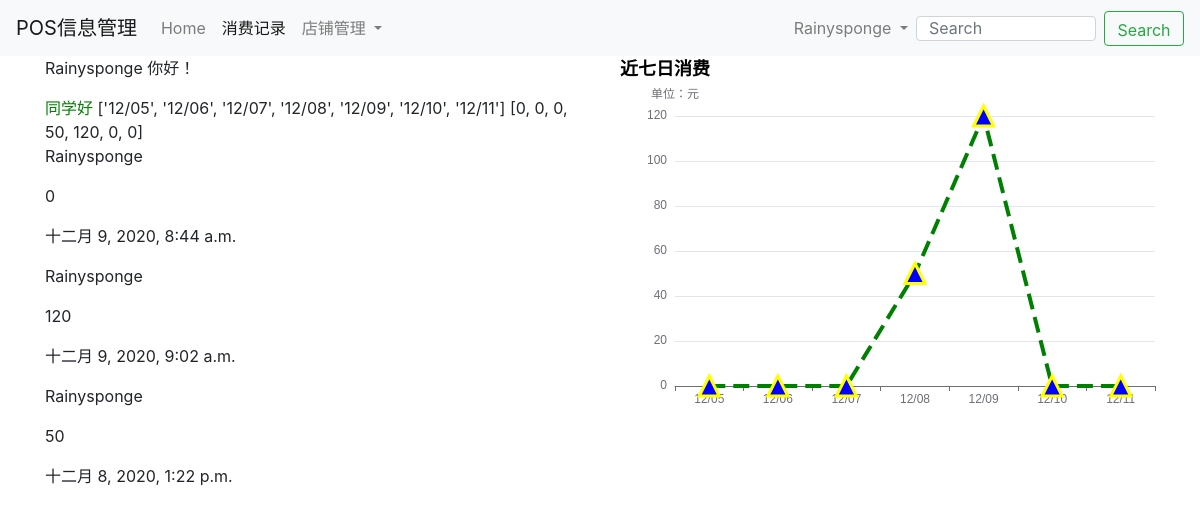
/consumption/student_consumption (signed in), run on an earlier commit of the app's database.
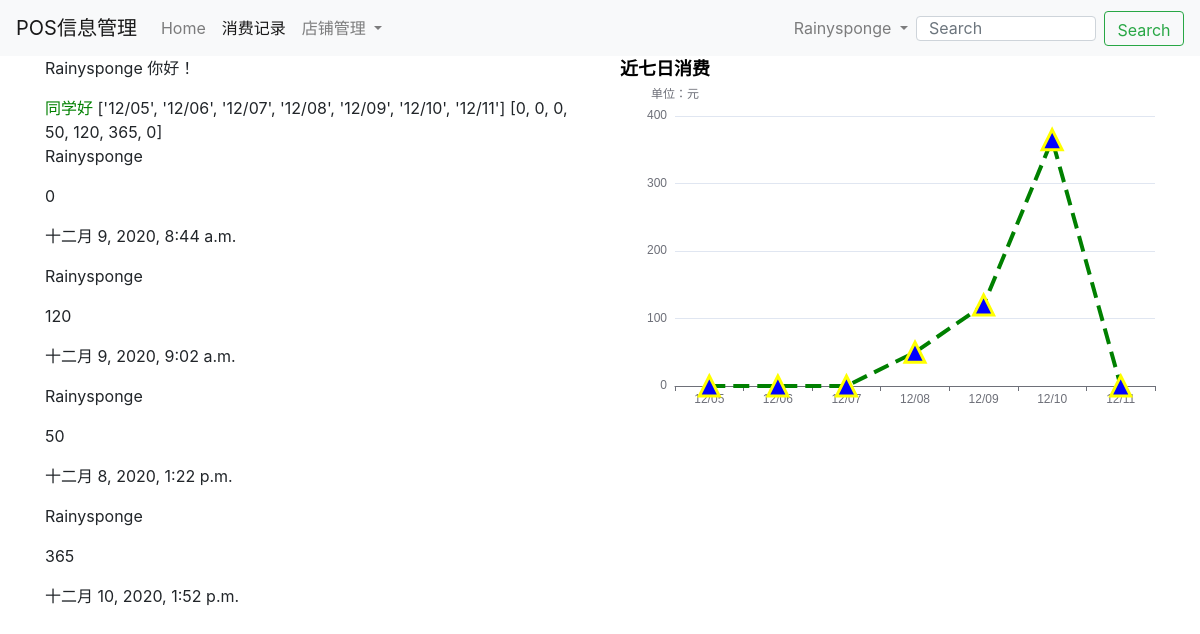
And on a later commit of the database.
### store/models.py (models this page shows)
class Pay(models.Model):
    pay_No = models.CharField(max_length=24, null=True)
    shop = models.ForeignKey(Shop, on_delete=models.DO_NOTHING, null=True)
    POS = models.ForeignKey(PosInfo, on_delete=models.DO_NOTHING, null=True)
    buyer_id = models.ForeignKey(User, on_delete=models.DO_NOTHING)
    pay_time = models.DateTimeField(default=timezone.now)
    pay_money = models.IntegerField(default=0)

### consumption/views.py (the view)
# urls.py: path('student_consumption', views.student_consumption, name='student_consumption'),
def student_consumption(request):
    user = request.user
    dates, seven_days_consumption = get_seven_days_consumption_data(user)
    pay_list = Pay.objects.filter(buyer_id=user)
    context = {}
    context['pay_list'] = pay_list
    context['dates'] = dates
    context['seven_days_consumption'] = seven_days_consumption
    return render(request, 'consumption/student_consumption.html', context)

### consumption/utils.py (called while the page is built)
def get_seven_days_consumption_data(user):
    today = timezone.now().date()
    dates = []
    pay_money = []
    for i in range(6, -1, -1):
        date = today - datetime.timedelta(days=i)
        dates.append(date.strftime('%m/%d'))
        pay_details = Pay.objects.filter(buyer_id=user, pay_time__year=date.year,
                                         pay_time__month=date.month, pay_time__day=date.day)
        result = pay_details.aggregate(pay_details_sum=Sum('pay_money'))
        pay_money.append(result['pay_details_sum'] or 0)
    return dates, pay_money

### user/models.py (called while the page is built)
def get_Profile(self):
    if Profile.objects.filter(user=self).exists():
        profile = Profile.objects.get(user=self)
        return profile
    else:
        return ''

### consumption/templates/consumption/student_consumption.html (shortened to what this page needs)
{% extends 'base.html' %}
{% load staticfiles %}
{% block consumption_ts_active %}active{% endblock %}
{% block content %}
    <div class="container">
        <div class="row">
            <div class="col-md-6">
                <p> <span>{{ user.username }} 你好！</span></p>
                {% if user.Profile.is_student %}
                    <span style="color: green; ">同学好</span>
                {% endif %}
                <span>{{ dates }}</span>
                <span>{{ seven_days_consumption }}</span>
                {% for pay in pay_list %}
                    <p><span>{{ pay.buyer_id.username }} </span></p>
                    <p><span>{{ pay.pay_money }}</span></p>
                    <p><span>{{ pay.pay_time }}</span></p>
                {% endfor %}
            </div>
            <div class="col-md 6">
                <div id="seven_days_consumption" style="width: 600px;height:400px;"></div>
            </div>
        </div>
    </div>
    <script type="text/javascript" >
        // 基于准备好的dom，初始化echarts实例
        var myChart = echarts.init(document.getElementById('seven_days_consumption'));
        // 指定图表的配置项和数据
        var option = {
            title: {
                text: '近七日消费',
                textStyle:{
                    color: 'black'
                }
            },
            tooltip: {},
            legend: {
                data:['消费'],
                textStyle:{
                    color: 'black'
                }
            },
            xAxis: {
                type: 'category',
                data: {{ dates|safe }}
            },
            yAxis: {
                type: 'value',
                name: '单位：元',
            },
            series: [{
                data: {{ seven_days_consumption|safe }},
                type: 'line',
                symbol: 'triangle',
                symbolSize: 20,
                lineStyle: {
                    color: 'green',
                    width: 4,
                    type: 'dashed'
                },
                itemStyle: {
                    borderWidth: 3,
                    borderColor: 'yellow',
                    color: 'blue'
                }
            }]
        };
        // 使用刚指定的配置项和数据显示图表。
        myChart.setOption(option);
    </script>
{% endblock %}

What changed in the data, as far as the page shows it:
added Pay: buyer_id.username "Rainysponge", pay_money "365", pay_time "十二月 10, 2020, 1:52 p.m."
Also different on the page:
{{ seven_days_consumption }}: "[0, 0, 0, 50, 120, 0, 0]" → "[0, 0, 0, 50, 120, 365, 0]"
chart data {{ seven_days_consumption|safe }}: [0, 0, 0, 50, 120, 0, 0] → [0, 0, 0, 50, 120, 365, 0]
